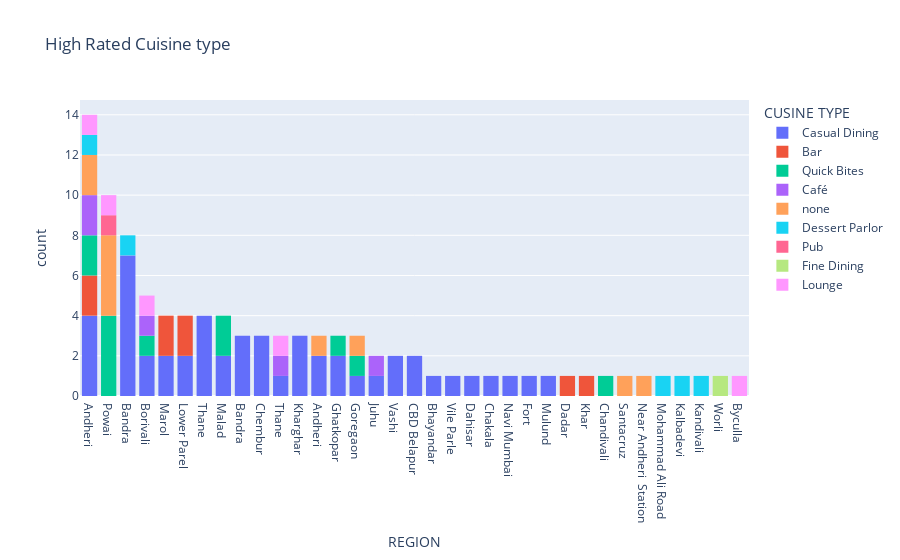

This figure's notebook cell:
### Code cell
fig = px.histogram(highrated_cusine, x='REGION', color = 'CUSINE TYPE', title='High Rated Cuisine type').update_xaxes(categoryorder = 'total descending')
fig.show()

### Figure 1 — Plotly figure (JSON) as saved in the notebook; plotly's stock layout.template omitted (floating-point values rounded to 4 significant figures)
{"data": [{"alignmentgroup": "True", "bingroup": "x", "hovertemplate": "CUSINE TYPE=Casual Dining<br>REGION=%{x}<br>count=%{y}<extra></extra>", "legendgroup": "Casual Dining", "marker": {"color": "#636efa", "pattern": {"shape": ""}}, "name": "Casual Dining", "offsetgroup": "Casual Dining", "orientation": "v", "showlegend": true, "type": "histogram", "x": ["Bandra", "Marol", "Juhu", "Lower Parel", "Chembur", "Andheri ", "Andheri ", "Thane", "Vashi", "Kharghar", "Andheri", "Bhayandar", "Lower Parel", "Vile Parle ", "Ghatkopar ", "Dahisar ", "CBD Belapur", "Thane ", "Chakala", "Thane ", "CBD Belapur", "Thane ", "Navi Mumbai", "Vashi", "Bandra ", "Malad ", "Andheri ", "Malad ", "Borivali ", "Bandra ", "Bandra ", "Bandra ", "Marol", "Bandra", "Bandra", "Fort", "Ghatkopar ", "Andheri", "Chembur", "Bandra ", "Chembur", "Bandra ", "Bandra ", "Kharghar", "Thane ", "Andheri ", "Borivali ", "Kharghar", "Mulund ", "Goregaon "], "xaxis": "x", "yaxis": "y"}, {"alignmentgroup": "True", "bingroup": "x", "hovertemplate": "CUSINE TYPE=Bar<br>REGION=%{x}<br>count=%{y}<extra></extra>", "legendgroup": "Bar", "marker": {"color": "#EF553B", "pattern": {"shape": ""}}, "name": "Bar", "offsetgroup": "Bar", "orientation": "v", "showlegend": true, "type": "histogram", "x": ["Dadar ", "Lower Parel", "Andheri ", "Khar", "Marol", "Lower Parel", "Andheri ", "Marol"], "xaxis": "x", "yaxis": "y"}, {"alignmentgroup": "True", "bingroup": "x", "hovertemplate": "CUSINE TYPE=Quick Bites<br>REGION=%{x}<br>count=%{y}<extra></extra>", "legendgroup": "Quick Bites", "marker": {"color": "#00cc96", "pattern": {"shape": ""}}, "name": "Quick Bites", "offsetgroup": "Quick Bites", "orientation": "v", "showlegend": true, "type": "histogram", "x": ["Malad ", "Borivali ", "Powai", "Powai", "Andheri ", "Andheri ", "Ghatkopar ", "Goregaon ", "Malad ", "Chandivali", "Powai", "Powai"], "xaxis": "x", "yaxis": "y"}, {"alignmentgroup": "True", "bingroup": "x", "hovertemplate": "CUSINE TYPE=Café<br>REGION=%{x}<br>count=%{y}<extra></extra>", "legendgroup": "Café", "marker": {"color": "#ab63fa", "pattern": {"shape": ""}}, "name": "Café", "offsetgroup": "Café", "orientation": "v", "showlegend": true, "type": "histogram", "x": ["Borivali ", "Thane", "Andheri ", "Andheri ", "Juhu"], "xaxis": "x", "yaxis": "y"}, {"alignmentgroup": "True", "bingroup": "x", "hovertemplate": "CUSINE TYPE=none<br>REGION=%{x}<br>count=%{y}<extra></extra>", "legendgroup": "none", "marker": {"color": "#FFA15A", "pattern": {"shape": ""}}, "name": "none", "offsetgroup": "none", "orientation": "v", "showlegend": true, "type": "histogram", "x": ["Santacruz ", "Andheri ", "Andheri ", "Near Andheri  Station", "Andheri", "Goregaon ", "Powai", "Powai", "Powai", "Powai"], "xaxis": "x", "yaxis": "y"}, {"alignmentgroup": "True", "bingroup": "x", "hovertemplate": "CUSINE TYPE=Dessert Parlor<br>REGION=%{x}<br>count=%{y}<extra></extra>", "legendgroup": "Dessert Parlor", "marker": {"color": "#19d3f3", "pattern": {"shape": ""}}, "name": "Dessert Parlor", "offsetgroup": "Dessert Parlor", "orientation": "v", "showlegend": true, "type": "histogram", "x": ["Mohammad Ali Road", "Kalbadevi", "Andheri ", "Bandra ", "Kandivali "], "xaxis": "x", "yaxis": "y"}, {"alignmentgroup": "True", "bingroup": "x", "hovertemplate": "CUSINE TYPE=Pub<br>REGION=%{x}<br>count=%{y}<extra></extra>", "legendgroup": "Pub", "marker": {"color": "#FF6692", "pattern": {"shape": ""}}, "name": "Pub", "offsetgroup": "Pub", "orientation": "v", "showlegend": true, "type": "histogram", "x": ["Powai"], "xaxis": "x", "yaxis": "y"}, {"alignmentgroup": "True", "bingroup": "x", "hovertemplate": "CUSINE TYPE=Fine Dining<br>REGION=%{x}<br>count=%{y}<extra></extra>", "legendgroup": "Fine Dining", "marker": {"color": "#B6E880", "pattern": {"shape": ""}}, "name": "Fine Dining", "offsetgroup": "Fine Dining", "orientation": "v", "showlegend": true, "type": "histogram", "x": ["Worli"], "xaxis": "x", "yaxis": "y"}, {"alignmentgroup": "True", "bingroup": "x", "hovertemplate": "CUSINE TYPE=Lounge<br>REGION=%{x}<br>count=%{y}<extra></extra>", "legendgroup": "Lounge", "marker": {"color": "#FF97FF", "pattern": {"shape": ""}}, "name": "Lounge", "offsetgroup": "Lounge", "orientation": "v", "showlegend": true, "type": "histogram", "x": ["Byculla", "Thane", "Borivali ", "Powai", "Andheri "], "xaxis": "x", "yaxis": "y"}], "layout": {"autosize": true, "barmode": "relative", "legend": {"title": {"text": "CUSINE TYPE"}, "tracegroupgap": 0}, "title": {"text": "High Rated Cuisine type"}, "xaxis": {"anchor": "y", "autorange": true, "categoryorder": "total descending", "domain": [0, 1], "range": [-0.5, 34.5], "title": {"text": "REGION"}, "type": "category"}, "yaxis": {"anchor": "x", "autorange": true, "domain": [0, 1], "range": [0, 14.74], "title": {"text": "count"}}}}
